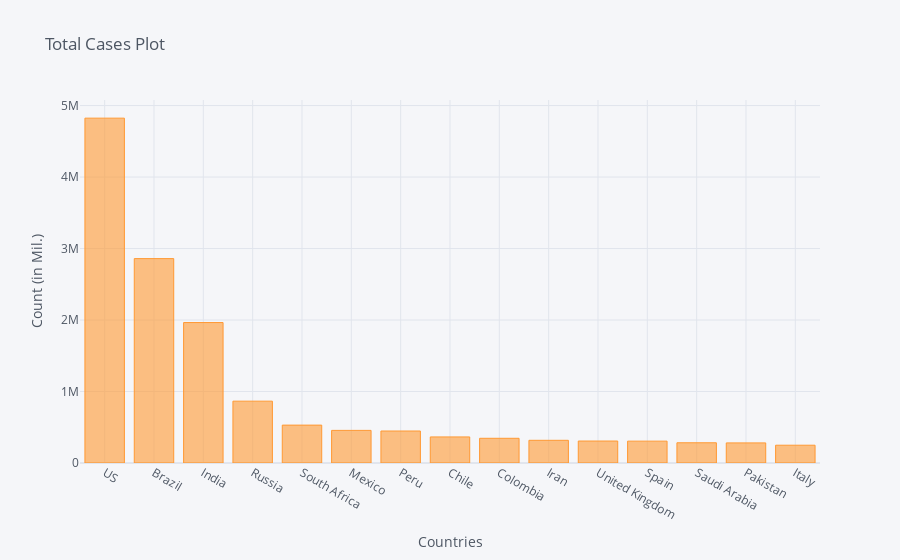

The notebook cell saved with this chart:
### Code cell
corona_dframe_agg_plot.iplot(kind='bar', x='Country/Region', y='8/5/20',
                             title='Total Cases Plot',xTitle='Countries',yTitle='Count (in Mil.)')

### Figure 1 — Plotly figure (JSON) as saved in the notebook; plotly's stock layout.template omitted (floating-point values rounded to 4 significant figures)
{"data": [{"marker": {"color": "rgba(255, 153, 51, 0.6)", "line": {"color": "rgba(255, 153, 51, 1.0)", "width": 1}}, "name": "8/5/20", "orientation": "v", "text": "", "type": "bar", "x": ["US", "Brazil", "India", "Russia", "South Africa", "Mexico", "Peru", "Chile", "Colombia", "Iran", "United Kingdom", "Spain", "Saudi Arabia", "Pakistan", "Italy"], "y": [4823890, 2859073, 1964536, 864948, 529877, 456100, 447624, 364723, 345714, 317483, 307271, 305767, 282824, 281136, 248803]}], "layout": {"legend": {"bgcolor": "#F5F6F9", "font": {"color": "#4D5663"}}, "paper_bgcolor": "#F5F6F9", "plot_bgcolor": "#F5F6F9", "title": {"font": {"color": "#4D5663"}, "text": "Total Cases Plot"}, "xaxis": {"gridcolor": "#E1E5ED", "showgrid": true, "tickfont": {"color": "#4D5663"}, "title": {"font": {"color": "#4D5663"}, "text": "Countries"}, "zerolinecolor": "#E1E5ED"}, "yaxis": {"gridcolor": "#E1E5ED", "showgrid": true, "tickfont": {"color": "#4D5663"}, "title": {"font": {"color": "#4D5663"}, "text": "Count (in Mil.)"}, "zerolinecolor": "#E1E5ED"}}}
